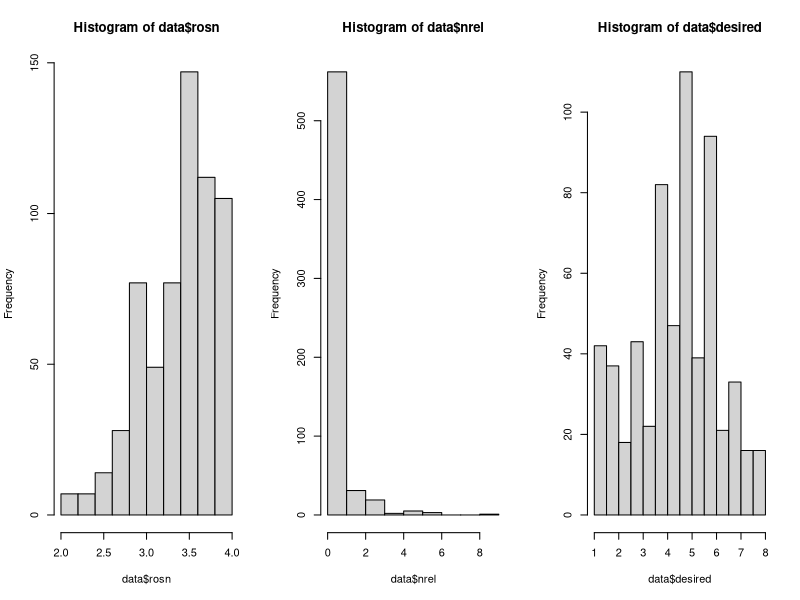
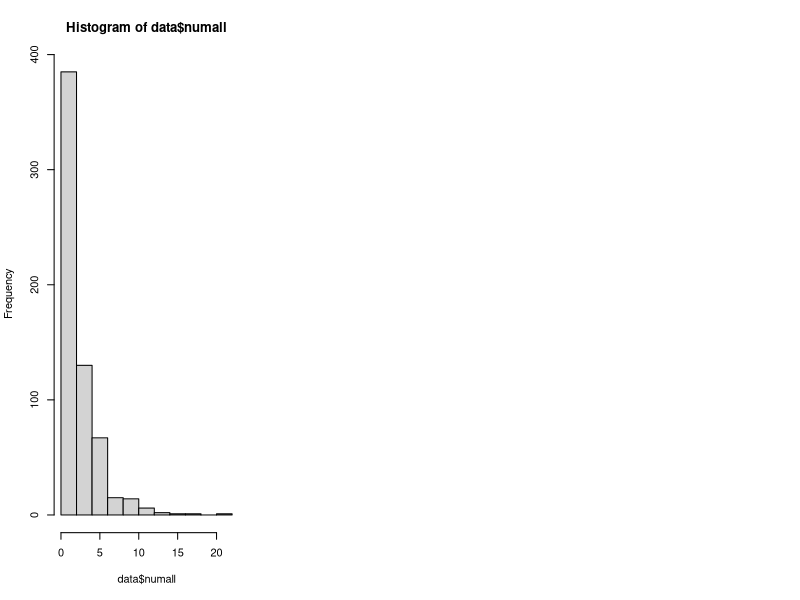

R code for these plots, in order: (Note: this script raises an error after producing the figures.)
## ---- chunk 1
knitr::opts_chunk$set(echo = TRUE)
## ---- chunk 2

pkg <- c('car', 'plyr', 'ggplot2', 'Hmisc', 'stargazer',
         'ggpubr', 'gridExtra')

lapply(pkg, require, character.only = T)

#change to your git location
setwd("~/Berkeley_MIDS_Homework/W271/Lab2/w271_lab2")

data <- read.csv("DeHartSimplified.csv", sep=",")
## ---- chunk 3
summary(data)

par(mfrow=c(1,3))

#Variables of immediate interest: rosn = self-worth, nrel=negative relationship interactions, desired = desire to drink
hist(data$rosn)
hist(data$nrel)
hist(data$desired)
hist(data$numall)
#We see that Id identifies a single respondant: each respondant has 7 responses (one for each day of the week)
count(data, id)

#We see a skewed response distribution by gender
count(data, gender)


## ---- chunk 4
#Split out three variables of interest by gender

biv_1 <- ggplot(data, aes(factor(gender), rosn)) + geom_boxplot(aes(fill=factor(gender))) +
         geom_jitter(width=0.1) + xlab("Gender")       + ggtitle("Self-worth")      +
         theme(plot.title=element_text(lineheight=1, face="bold"))

biv_2 <- ggplot(data, aes(factor(gender), negevent)) + geom_boxplot(aes(fill=factor(gender))) +
         geom_jitter(width=0.1) + xlab("negevent")       + ggtitle("Neg. Rel. Events")      +
         theme(plot.title=element_text(lineheight=1, face="bold"))

biv_3 <- ggplot(data, aes(factor(gender), desired)) + geom_boxplot(aes(fill=factor(gender))) +
         geom_jitter(width=0.1) + xlab("desired")       + ggtitle("Drinking Desire")      +
         theme(plot.title=element_text(lineheight=1, face="bold"))

ggarrange(biv_1, biv_2, biv_3, ncol=3, common.legend = TRUE, legend="bottom")
## ---- chunk 5
scatterplotMatrix(data[c("nrel","desired","rosn")])
## ---- chunk 6

# Does  self esteem relate to desire to drink
ggplot(data = data, aes(x = rosn, y = desired)) + geom_point(alpha = 0.3) +
  geom_smooth() + xlab("Self-Esteem") + ylab("Desire to Drink")

# Does Negative Romantic events relate to the desire to drink
ggplot(data = data, aes(x = nrel, y = desired)) + geom_point(alpha = 0.3) +
  geom_smooth() + xlab("Negative Romantic Events") + ylab("Desire to Drink")

# Does Self-Esteem  relate to Total drink consumption
ggplot(data = data, aes(x = rosn, y = numall)) + geom_point(alpha = 0.3) +
  geom_smooth() + xlab("Self-Esteem") + ylab("Total Drink Consumption")

# Looking At the Desire to Drink by Negative Events by Gender
ggplot(data = data, aes(x = rosn, y = desired, fill = as.factor(gender))) + geom_point(alpha = 0.3) +
  geom_smooth() + xlab("Self-Esteem") + ylab("Desire to Drink")

# Does self-esteem vary by gender?
ggplot(data = data, aes(x = as.factor(gender), y = rosn)) + geom_boxplot(aes(fill=factor(gender))) + geom_jitter(width=0.1)

# Does self-esteem vary by age
ggplot(data = data, aes(x = age, y = rosn)) + geom_point(alpha = 0.3) +
  geom_smooth() + xlab("Age") + ylab("Self-Esteem")
